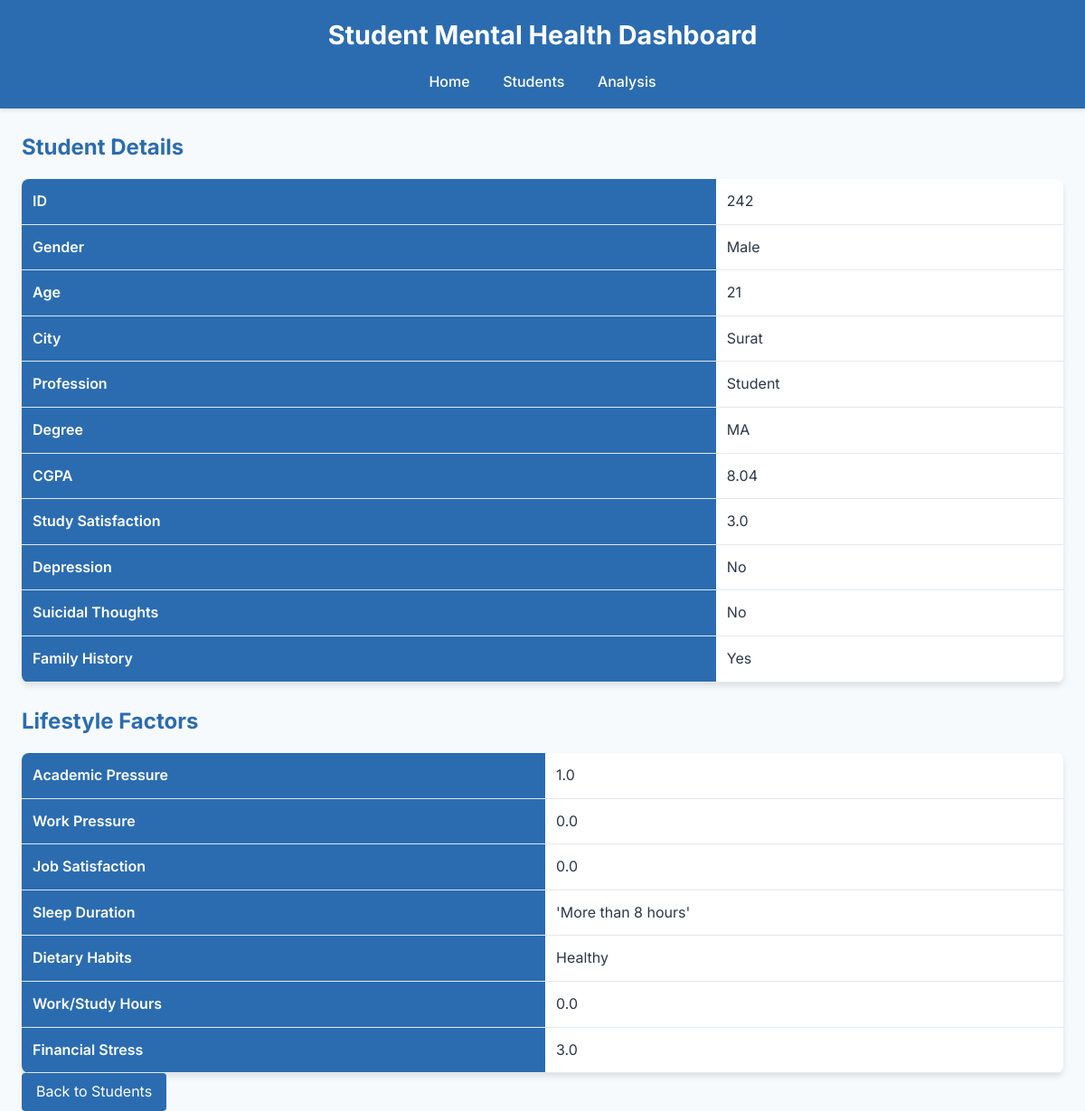
Screenshot of /student/242 with the database file from the repository.
### models/models.py (models this page shows)
class Student(db.Model):
    id = db.Column(db.Integer, primary_key=True)
    gender = db.Column(db.String(20), nullable=False)
    age = db.Column(db.Integer, nullable=False)
    city = db.Column(db.String(100))
    profession = db.Column(db.String(50))
    degree = db.Column(db.String(50))
    cgpa = db.Column(db.Float)
    study_satisfaction = db.Column(db.Float)
    depression = db.Column(db.Boolean, nullable=False)
    suicidal_thoughts = db.Column(db.Boolean, nullable=False)
    family_history = db.Column(db.Boolean, nullable=False)
    lifestyle_factors = db.relationship('LifestyleFactor', backref='student', lazy=True)

class LifestyleFactor(db.Model):
    id = db.Column(db.Integer, primary_key=True)
    student_id = db.Column(db.Integer, db.ForeignKey('student.id'), nullable=False)
    academic_pressure = db.Column(db.Float)
    work_pressure = db.Column(db.Float)
    job_satisfaction = db.Column(db.Float)
    sleep_duration = db.Column(db.String(50))
    dietary_habits = db.Column(db.String(50))
    work_study_hours = db.Column(db.Float)
    financial_stress = db.Column(db.Float)

### routes/routes.py (the view)
@bp.route('/student/<int:id>')
def student(id):
    try:
        student = Student.query.get_or_404(id)
        lifestyle = LifestyleFactor.query.filter_by(student_id=id).first()
        return render_template('student.html', student=student, lifestyle=lifestyle)
    except sqlalchemy.exc.OperationalError:
        abort(404)

### templates/student.html (shortened to what this page needs)
{% extends "base.html" %}
{% block content %}
    <h2>Student Details</h2>
    <table>
        <tr><th>ID</th><td>{{ student.id }}</td></tr>
        <tr><th>Gender</th><td>{{ student.gender }}</td></tr>
        <tr><th>Age</th><td>{{ student.age }}</td></tr>
        <tr><th>City</th><td>{{ student.city }}</td></tr>
        <tr><th>Profession</th><td>{{ student.profession }}</td></tr>
        <tr><th>Degree</th><td>{{ student.degree }}</td></tr>
        <tr><th>CGPA</th><td>{{ student.cgpa }}</td></tr>
        <tr><th>Study Satisfaction</th><td>{{ student.study_satisfaction }}</td></tr>
        <tr><th>Depression</th><td>{{ 'Yes' if student.depression else 'No' }}</td></tr>
        <tr><th>Suicidal Thoughts</th><td>{{ 'Yes' if student.suicidal_thoughts else 'No' }}</td></tr>
        <tr><th>Family History</th><td>{{ 'Yes' if student.family_history else 'No' }}</td></tr>
    </table>
    {% if lifestyle %}
        <h2>Lifestyle Factors</h2>
        <table>
            <tr><th>Academic Pressure</th><td>{{ lifestyle.academic_pressure }}</td></tr>
            <tr><th>Work Pressure</th><td>{{ lifestyle.work_pressure }}</td></tr>
            <tr><th>Job Satisfaction</th><td>{{ lifestyle.job_satisfaction }}</td></tr>
            <tr><th>Sleep Duration</th><td>{{ lifestyle.sleep_duration }}</td></tr>
            <tr><th>Dietary Habits</th><td>{{ lifestyle.dietary_habits }}</td></tr>
            <tr><th>Work/Study Hours</th><td>{{ lifestyle.work_study_hours }}</td></tr>
            <tr><th>Financial Stress</th><td>{{ lifestyle.financial_stress }}</td></tr>
        </table>
    {% else %}
        <p>No lifestyle data available.</p>
    {% endif %}
    <a href="{{ url_for('main.students') }}" class="button">Back to Students</a>
{% endblock %}

### static/style.css (style rules this page uses)
* { margin: 0; padding: 0; box-sizing: border-box; }
body { font-family: 'Inter', sans-serif; background-color: #f7fafc; color: #2d3748; line-height: 1.6; }
h2 { font-size: 1.5rem; margin: 1.5rem 0 1rem; color: #2b6cb0; }
table { width: 100%; border-collapse: collapse; background: white; border-radius: 8px; overflow: hidden; box-shadow: 0 4px 6px rgba(0, 0, 0, 0.1); }
th, td { padding: 0.75rem; text-align: left; border-bottom: 1px solid #e2e8f0; }
th { background-color: #2b6cb0; color: white; font-weight: 600; }
.button { display: inline-block; padding: 0.5rem 1rem; background-color: #2b6cb0; color: white; text-decoration: none; border-radius: 4px; transition: background-color 0.3s; }

### rows the page displays
Student: id "242", gender "Male", age "21", city "Surat", profession "Student", degree "MA", cgpa "8.04", study_satisfaction "3.0", depression "No", suicidal_thoughts "No", family_history "Yes"
LifestyleFactor: academic_pressure "1.0", work_pressure "0.0", job_satisfaction "0.0", sleep_duration "'More than 8 hours'", dietary_habits "Healthy", work_study_hours "0.0", financial_stress "3.0"
